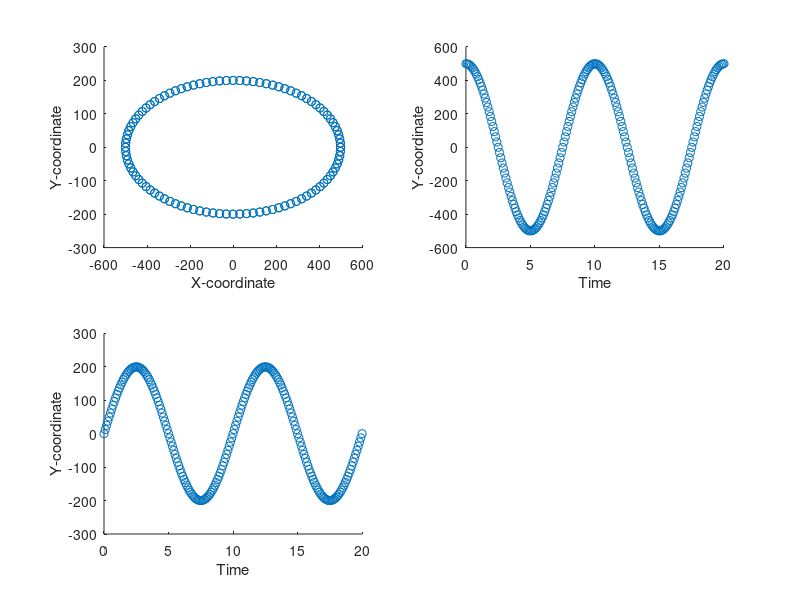

MATLAB code to generate this figure: (Note: this script raises an error after producing the figure.)
%predicting mobvement in a circle
close all
clc;
clear all


t = 0 : .1: 20;

x = 500*(cos(2*pi*0.1*t)+0.000001*randn(size(t)));
y = 200*(sin(2*pi*0.1*t)+0.000001*randn(size(t)));
figure()
subplot(2,2,1)
scatter(x,y);

xlabel('X-coordinate')
ylabel('Y-coordinate')
hold on;


subplot(2,2,2)
scatter(t,x);
xlabel('Time')
ylabel('Y-coordinate')
hold on;


subplot(2,2,3)
scatter(t,y);
xlabel('Time')
ylabel('Y-coordinate')
hold on;

%%

stop = 0;
st_size = 20;
step = 1;

Path = [x(:) , y(:)];
while (stop ==0)
    t_pred = t(step*st_size:(step+1)*st_size);
    [Path_predicted,param1] = pathpredict(Path(1:step*st_size,:),t(1:step*st_size),t_pred);
%     [yhat,param2] = pathpredict(y(1:step*st_size),t(1:step*st_size),t(step*st_size:(step+1)*st_size));
    xhat = Path_predicted(:,1);
    yhat = Path_predicted(:,2);
    subplot(2,2,1)
    scatter(xhat,yhat,'r')
    
    subplot(2,2,2)
    scatter(t_pred,xhat,'r');
    
    subplot(2,2,3)
    scatter(t_pred,yhat,'r');
    step = step+1;
    
end

